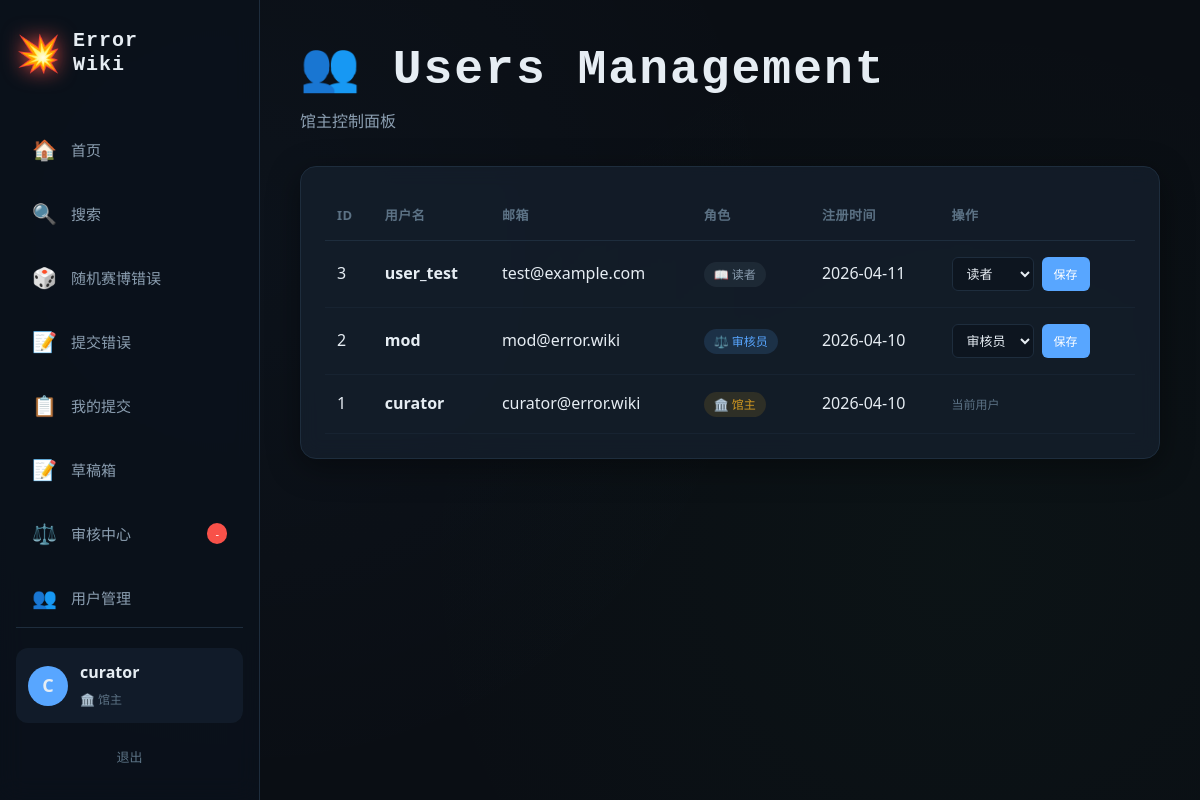
The app's page /admin/users (signed in) with its own data.
### app.py (models this page shows, shortened)
class User(UserMixin, db.Model):
    id = db.Column(db.Integer, primary_key=True)
    username = db.Column(db.String(50), nullable=False, unique=True)
    email = db.Column(db.String(100), nullable=False, unique=True)
    password_hash = db.Column(db.String(200), nullable=False)
    role = db.Column(db.String(20), default=ROLE_USER)
    bio = db.Column(db.String(200), default='')
    created_at = db.Column(db.DateTime, default=datetime.now(timezone.utc))
    submitted_errors = db.relationship('ErrorEntry', backref='submitter', lazy=True,
                                       foreign_keys='ErrorEntry.submitter_id')
    reviewed_errors = db.relationship('ErrorEntry', backref='reviewer', lazy=True,
                                      foreign_keys='ErrorEntry.reviewer_id')
    def is_moderator(self):
        return self.role in [ROLE_ADMIN, ROLE_MODERATOR]

### app.py (the view)
@app.route('/admin/users')
@role_required(ROLE_ADMIN)
def admin_users():
    users = User.query.order_by(User.created_at.desc()).all()
    return render_template('admin_users.html', users=users)

### app.py (called while the page is built)
@login_manager.user_loader
def load_user(user_id):
    return User.query.get(int(user_id))

def role_required(*roles):
    def decorator(f):
        @wraps(f)
        def decorated_function(*args, **kwargs):
            if not current_user.is_authenticated:
                return login_manager.unauthorized()
            if current_user.role not in roles:
                flash('⚠️ 权限不足', 'error')
                return redirect(url_for('index'))
            return f(*args, **kwargs)
        return decorated_function
    return decorator

@app.context_processor
def utility_processor():
    return {
        'STATUS_PRIVATE_DRAFT': STATUS_PRIVATE_DRAFT,
        'STATUS_DRAFT': STATUS_DRAFT,
        'STATUS_PUBLISHED': STATUS_PUBLISHED,
        'STATUS_REJECTED': STATUS_REJECTED,
        'ROLE_ADMIN': ROLE_ADMIN,
        'ROLE_MODERATOR': ROLE_MODERATOR,
    }

### templates/admin_users.html (shortened to what this page needs)
{% extends "base.html" %}
{% block content %}
<div class="page-header">
    <h1 class="page-title">👥 Users Management</h1>
    <p class="title-sub">馆主控制面板</p>
</div>
<div class="admin-container">
    <div class="users-table-wrapper glass-card">
        <table class="users-table">
            <thead>
                <tr>
                    <th>ID</th>
                    <th>用户名</th>
                    <th>邮箱</th>
                    <th>角色</th>
                    <th>注册时间</th>
                    <th>操作</th>
                </tr>
            </thead>
            <tbody>
                {% for user in users %}
                <tr>
                    <td>{{ user.id }}</td>
                    <td><strong>{{ user.username }}</strong></td>
                    <td>{{ user.email }}</td>
                    <td>
                        <span class="role-badge role-{{ user.role }}">
                            {% if user.role == ROLE_ADMIN %}🏛️ 馆主
                            {% elif user.role == ROLE_MODERATOR %}⚖️ 审核员
                            {% else %}📖 读者{% endif %}
                        </span>
                    </td>
                    <td>{{ user.created_at.strftime('%Y-%m-%d') if user.created_at else '-' }}</td>
                    <td>
                        {% if user.id != current_user.id %}
                        <form method="POST" action="{{ url_for('update_user_role', user_id=user.id) }}" class="role-form">
                            <select name="role" class="role-select">
                                <option value="user" {% if user.role == 'user' %}selected{% endif %}>读者</option>
                                <option value="moderator" {% if user.role == 'moderator' %}selected{% endif %}>审核员</option>
                            </select>
                            <button type="submit" class="role-save">保存</button>
                        </form>
                        {% else %}
                        <span class="current-user-badge">当前用户</span>
                        {% endif %}
                    </td>
                </tr>
                {% endfor %}
            </tbody>
        </table>
    </div>
</div>
{% endblock %}

### templates/base.html (shortened to what this page needs)
<!DOCTYPE html>
<html lang="zh">
<head>
    <link rel="stylesheet" href="{{ url_for('static', filename='css/style.css') }}">
</head>
<body>
    <div class="app-wrapper">
        <nav class="sidebar">
            <div class="sidebar-header">
                <a href="/" class="logo">
                    <span class="logo-icon">💥</span>
                    <span class="logo-text">Error<br>Wiki</span>
                </a>
            </div>
            <div class="sidebar-nav">
                <a href="/" class="nav-item {% if request.path == '/' %}active{% endif %}">
                    <span class="nav-icon">🏠</span>
                    <span class="nav-text">首页</span>
                </a>
                <a href="/search" class="nav-item {% if request.path == '/search' %}active{% endif %}">
                    <span class="nav-icon">🔍</span>
                    <span class="nav-text">搜索</span>
                </a>
                <a href="#" class="nav-item" id="random-btn">
                    <span class="nav-icon">🎲</span>
                    <span class="nav-text">随机赛博错误</span>
                </a>
                {% if current_user.is_authenticated %}
                <a href="/submit" class="nav-item">
                    <span class="nav-icon">📝</span>
                    <span class="nav-text">提交错误</span>
                </a>
                <a href="/my-submissions" class="nav-item">
                    <span class="nav-icon">📋</span>
                    <span class="nav-text">我的提交</span>
                </a>
                <a href="/drafts" class="nav-item {% if request.path == '/drafts' %}active{% endif %}">
                    <span class="nav-icon">📝</span>
                    <span class="nav-text">草稿箱</span>
                    {% set draft_count = current_user.submitted_errors|selectattr('status', 'equalto', STATUS_PRIVATE_DRAFT)|list|length %}
                </a>
                {% if current_user.is_authenticated and current_user.is_moderator() %}
                <a href="/review" class="nav-item">
                    <span class="nav-icon">⚖️</span>
                    <span class="nav-text">审核中心</span>
                    <span class="pending-badge" id="pending-count">-</span>
                </a>
                {% endif %}
                {% if current_user.is_authenticated and current_user.role == ROLE_ADMIN %}
                <a href="/admin/users" class="nav-item">
                    <span class="nav-icon">👥</span>
                    <span class="nav-text">用户管理</span>
                </a>
                {% endif %}
                {% endif %}
            </div>
            <div class="sidebar-footer">
                {% if current_user.is_authenticated %}
                <div class="user-info-mini">
                    <span class="user-avatar">{{ current_user.username[0].upper() }}</span>
                    <div class="user-details">
                        <span class="user-name">{{ current_user.username }}</span>
                        <span class="user-role">
                            {% if current_user.role == ROLE_ADMIN %}🏛️ 馆主
                            {% elif current_user.role == ROLE_MODERATOR %}⚖️ 审核员
                            {% else %}📖 读者{% endif %}
                        </span>
                    </div>
                </div>
                <a href="/logout" class="logout-link">退出</a>
                {% else %}
                <div class="auth-buttons">
                    <a href="/login" class="auth-btn login-btn">登录</a>
                    <a href="/register" class="auth-btn register-btn">注册</a>
                </div>
                {% endif %}
            </div>
        </nav>
        <main class="main-content">
            {% block content %}{% endblock %}
        </main>
    </div>
</body>
</html>

### static/css/style.css (style rules this page uses)
:root { --bg-primary: #0a0e14; --bg-secondary: #131a24; --bg-card: rgba(22, 34, 48, 0.7); --border-dim: #1e2d3d; --border-glow: #2a4a6a; --text-primary: #e6edf3; --text-secondary: #8b9eb0; --text-muted: #5c7285; --accent-blue: #58a6ff; --accent-green: #3fb950; --accent-cyan: #39c5cf; --accent-yellow: #d29922; --accent-red: #f85149; --font-sans: 'Microsoft YaHei', '微软雅黑', 'Segoe UI', -apple-system, BlinkMacSystemFont, sans-serif; --font-mono: 'Consolas', 'Monaco', 'Cascadia Code', 'Courier New', monospace; --card-radius: 16px; --glow-effect: 0 8px 32px rgba(0, 0, 0, 0.4); }
* { margin: 0; padding: 0; box-sizing: border-box; }
body { font-family: var(--font-sans); background: var(--bg-primary); color: var(--text-primary); line-height: 1.6; min-height: 100vh; background-image: radial-gradient(circle at 20% 30%, rgba(88, 166, 255, 0.03) 0%, transparent 50%), radial-gradient(circle at 80% 70%, rgba(63, 185, 80, 0.03) 0%, transparent 50%); }
a { color: var(--accent-blue); text-decoration: none; transition: color 0.2s; }
code, pre, kbd, samp, .error-code-badge, .error-code-main, .result-code, .meta-dl dt, .first-seen, .stat-value, .logo-text, .card-hint, .footer-note, .markdown-body pre, .markdown-body code { font-family: var(--font-mono); }
input, textarea, select, button { font-family: inherit; }
input[type="text"], input[type="password"], input[type="email"], select, button, .form-control { font-family: var(--font-sans); }
.app-wrapper { display: flex; min-height: 100vh; }
.sidebar { width: 260px; background: rgba(10, 18, 28, 0.8); backdrop-filter: blur(12px); border-right: 1px solid var(--border-dim); display: flex; flex-direction: column; padding: 24px 16px; position: sticky; top: 0; height: 100vh; }
.sidebar-header { margin-bottom: 40px; }
.logo { display: flex; align-items: center; gap: 12px; color: var(--text-primary); }
.logo-icon { font-size: 36px; filter: drop-shadow(0 0 10px var(--accent-red)); }
.logo-text { font-size: 20px; font-weight: 600; line-height: 1.2; letter-spacing: 1px; }
.sidebar-nav { flex: 1; display: flex; flex-direction: column; gap: 8px; }
.nav-item { display: flex; align-items: center; gap: 14px; padding: 12px 16px; border-radius: 12px; color: var(--text-secondary); transition: all 0.2s; }
.nav-icon { font-size: 20px; }
.nav-text { font-size: 15px; font-weight: 500; }
.pending-badge { margin-left: auto; background: var(--accent-red); color: white; font-size: 11px; padding: 2px 8px; border-radius: 20px; }
.sidebar-footer { margin-top: auto; padding-top: 20px; border-top: 1px solid var(--border-dim); }
.user-info-mini { display: flex; align-items: center; gap: 12px; padding: 12px; background: var(--bg-card); border-radius: 12px; margin-bottom: 16px; }
.user-avatar { width: 40px; height: 40px; background: var(--accent-blue); border-radius: 50%; display: flex; align-items: center; justify-content: center; font-weight: 600; font-size: 18px; }
.user-details { flex: 1; }
.user-name { display: block; font-weight: 600; }
.user-role { font-size: 12px; color: var(--text-muted); }
.logout-link { display: block; text-align: center; padding: 8px; color: var(--text-muted); font-size: 13px; }
.main-content { flex: 1; padding: 32px 40px; max-width: 1400px; margin: 0 auto; width: 100%; }
.glass-card { background: var(--bg-card); backdrop-filter: blur(10px); border: 1px solid var(--border-dim); border-radius: var(--card-radius); box-shadow: var(--glow-effect); padding: 24px; transition: transform 0.25s cubic-bezier(0.2, 0, 0, 1), border-color 0.25s ease, box-shadow 0.3s ease; }
.page-header { margin-bottom: 32px; }
.page-title { font-size: 48px; font-weight: 700; font-family: var(--font-mono); letter-spacing: 2px; display: flex; flex-direction: column; gap: 8px; }
.title-sub { font-size: 16px; font-family: var(--font-sans); color: var(--text-secondary); font-weight: 400; letter-spacing: normal; }
* { scrollbar-width: none; -ms-overflow-style: none; }

### records on screen
User: username "C", username "curator", id "1", email "curator@error.wiki", role "🏛️ 馆主", created_at "2026-04-10", shows "当前用户"
User: id "3", username "user_test", email "test@example.com", shows "📖 读者", created_at "2026-04-11", role "读者"
User: id "2", username "mod", email "mod@error.wiki", shows "⚖️ 审核员", created_at "2026-04-10", role "审核员"
